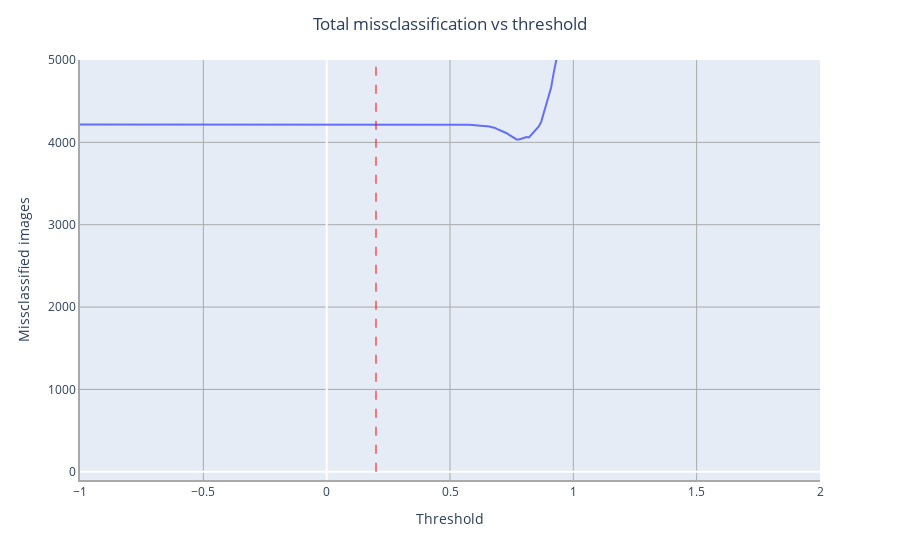

This figure's notebook cell:
### Code cell
import plotly.express as px

# create the line plot
fig = px.line(x=my_list, y=final)

# set the x-axis range to -1 to 1 and y-axis range to -100 to 2500
fig.update_xaxes(range=[-1, 2])
fig.update_yaxes(range=[-100, 5000])

# add a vertical line at x=0.2
fig.add_shape(type='line', x0=0.2, x1=0.2,
              y0=0, y1=max(final),
              line=dict(color='red', width=1, dash='dash'),
              name='Minimum Number of Misclassification')

fig.update_layout(
    title={
        'text': 'Total missclassification vs threshold',
        'x': 0.5,
        'xanchor': 'center'
    },
    xaxis_title='Threshold',
    yaxis_title='Missclassified images',
    xaxis=dict(showgrid=True, gridwidth=1, gridcolor='DarkGray', linecolor='DarkGray', linewidth=2),
    yaxis=dict(showgrid=True, gridwidth=1, gridcolor='DarkGray', linecolor='DarkGray', linewidth=2),
    showlegend=True
)
# display the plot
fig.show()

### Figure 1 — Plotly figure (JSON) as saved in the notebook; plotly's stock layout.template omitted (floating-point values rounded to 4 significant figures; data arrays with more than 128 entries replaced by an {"elided": "..."} marker saying what was removed)
{"data": [{"hovertemplate": "x=%{x}<br>y=%{y}<extra></extra>", "legendgroup": "", "line": {"color": "#636efa", "dash": "solid"}, "marker": {"symbol": "circle"}, "mode": "lines", "name": "", "orientation": "v", "showlegend": false, "type": "scatter", "x": {"elided": "601 float values"}, "xaxis": "x", "y": {"elided": "601 int values"}, "yaxis": "y"}], "layout": {"legend": {"tracegroupgap": 0}, "margin": {"t": 60}, "shapes": [{"line": {"color": "red", "dash": "dash", "width": 1}, "name": "Minimum Number of Misclassification", "type": "line", "x0": 0.2, "x1": 0.2, "y0": 0, "y1": 47027}], "showlegend": true, "title": {"text": "Total missclassification vs threshold", "x": 0.5, "xanchor": "center"}, "xaxis": {"anchor": "y", "domain": [0, 1], "gridcolor": "DarkGray", "gridwidth": 1, "linecolor": "DarkGray", "linewidth": 2, "range": [-1, 2], "showgrid": true, "title": {"text": "Threshold"}}, "yaxis": {"anchor": "x", "domain": [0, 1], "gridcolor": "DarkGray", "gridwidth": 1, "linecolor": "DarkGray", "linewidth": 2, "range": [-100, 5000], "showgrid": true, "title": {"text": "Missclassified images"}}}}
